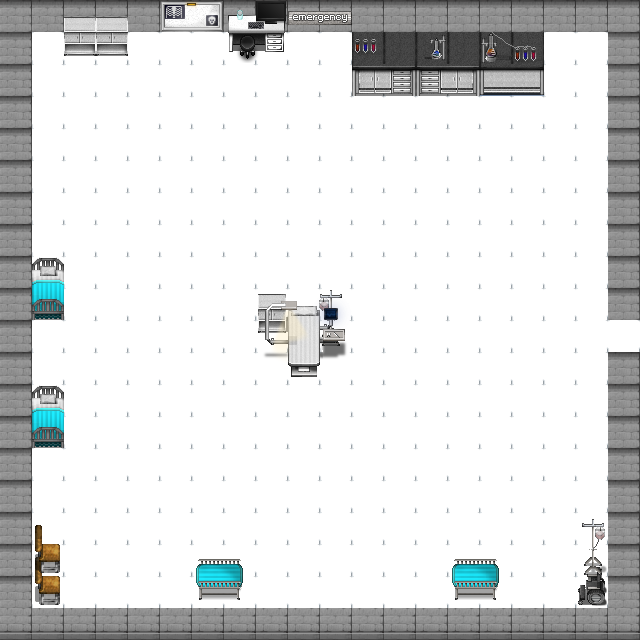

The image is a tile-based game level rendered from a .tmx file. Its description and complete source (layers, tilesets, objects, tile grids) follow:
An orthogonal 20x20 tile map with 32x32 px tiles, 5 tile layers (suelo, paredes, obstaculos, obstaculos 2, ...), 3 tilesets.

<map version="1.2" tiledversion="1.3.3" orientation="orthogonal" renderorder="right-down" width="20" height="20" tilewidth="32" tileheight="32" infinite="0" nextlayerid="6" nextobjectid="1">
 <tileset firstgid="1" source="suelos y paredes.tsx" />
 <tileset firstgid="241" source="paredes.tsx" />
 <tileset firstgid="369" source="shop-and-hospital1.tsx" />
 <layer id="1" name="suelo" width="20" height="20">
  <data encoding="csv">
0,0,0,0,0,0,0,0,0,0,0,0,0,0,0,0,0,0,0,0,
0,88,88,88,88,88,88,88,88,88,88,88,88,88,88,88,88,88,88,0,
0,88,88,88,88,88,88,88,88,88,88,88,88,88,88,88,88,88,88,0,
0,88,88,88,88,88,88,88,88,88,88,88,88,88,88,88,88,88,88,0,
0,88,88,88,88,88,88,88,88,88,88,88,88,88,88,88,88,88,88,0,
0,88,88,88,88,88,88,88,88,88,88,88,88,88,88,88,88,88,88,0,
0,88,88,88,88,88,88,88,88,88,88,88,88,88,88,88,88,88,88,0,
0,88,88,88,88,88,88,88,88,88,88,88,88,88,88,88,88,88,88,0,
0,88,88,88,88,88,88,88,88,88,88,88,88,88,88,88,88,88,88,0,
0,88,88,88,88,88,88,88,88,88,88,88,88,88,88,88,88,88,88,0,
0,88,88,88,88,88,88,88,88,88,88,88,88,88,88,88,88,88,88,88,
0,88,88,88,88,88,88,88,88,88,88,88,88,88,88,88,88,88,88,0,
0,88,88,88,88,88,88,88,88,88,88,88,88,88,88,88,88,88,88,0,
0,88,88,88,88,88,88,88,88,88,88,88,88,88,88,88,88,88,88,0,
0,88,88,88,88,88,88,88,88,88,88,88,88,88,88,88,88,88,88,0,
0,88,88,88,88,88,88,88,88,88,88,88,88,88,88,88,88,88,88,0,
0,88,88,88,88,88,88,88,88,88,88,88,88,88,88,88,88,88,88,0,
0,88,88,88,88,88,88,88,88,88,88,88,88,88,88,88,88,88,88,0,
0,88,88,88,88,88,88,88,88,88,88,88,88,88,88,88,88,88,88,0,
0,0,0,0,0,0,0,0,0,0,0,0,0,0,0,0,0,0,0,0
</data>
 </layer>
 <layer id="2" name="paredes" width="20" height="20">
  <data encoding="csv">
278,278,278,278,278,278,278,278,278,278,278,278,278,278,278,278,278,278,278,278,
278,0,0,0,0,0,0,0,0,0,0,0,0,0,0,0,0,0,0,278,
278,0,0,0,0,0,0,0,0,0,0,0,0,0,0,0,0,0,0,278,
278,0,0,0,0,0,0,0,0,0,0,0,0,0,0,0,0,0,0,278,
278,0,0,0,0,0,0,0,0,0,0,0,0,0,0,0,0,0,0,278,
278,0,0,0,0,0,0,0,0,0,0,0,0,0,0,0,0,0,0,278,
278,0,0,0,0,0,0,0,0,0,0,0,0,0,0,0,0,0,0,278,
278,0,0,0,0,0,0,0,0,0,0,0,0,0,0,0,0,0,0,278,
278,0,0,0,0,0,0,0,0,0,0,0,0,0,0,0,0,0,0,278,
278,0,0,0,0,0,0,0,0,0,0,0,0,0,0,0,0,0,0,278,
278,0,0,0,0,0,0,0,0,0,0,0,0,0,0,0,0,0,0,0,
278,0,0,0,0,0,0,0,0,0,0,0,0,0,0,0,0,0,0,278,
278,0,0,0,0,0,0,0,0,0,0,0,0,0,0,0,0,0,0,278,
278,0,0,0,0,0,0,0,0,0,0,0,0,0,0,0,0,0,0,278,
278,0,0,0,0,0,0,0,0,0,0,0,0,0,0,0,0,0,0,278,
278,0,0,0,0,0,0,0,0,0,0,0,0,0,0,0,0,0,0,278,
278,0,0,0,0,0,0,0,0,0,0,0,0,0,0,0,0,0,0,278,
278,0,0,0,0,0,0,0,0,0,0,0,0,0,0,0,0,0,0,278,
278,0,0,0,0,0,0,0,0,0,0,0,0,0,0,0,0,0,0,278,
294,294,294,294,294,294,294,294,294,294,294,294,294,294,294,294,294,294,294,294
</data>
 </layer>
 <layer id="3" name="obstaculos" width="20" height="20">
  <data encoding="csv">
0,0,0,0,0,499,500,469,470,0,0,0,0,0,0,0,0,0,0,0,
0,0,0,0,0,0,0,485,486,0,0,0,0,0,0,0,0,0,0,0,
0,0,0,0,0,0,0,0,0,0,0,0,0,0,0,0,0,0,0,0,
0,0,0,0,0,0,0,0,0,0,0,0,0,0,0,0,0,0,0,0,
0,0,0,0,0,0,0,0,0,0,0,0,0,0,0,0,0,0,0,0,
0,0,0,0,0,0,0,0,0,0,0,0,0,0,0,0,0,0,0,0,
0,0,0,0,0,0,0,0,0,0,0,0,0,0,0,0,0,0,0,0,
0,0,0,0,0,0,0,0,0,0,0,0,0,0,0,0,0,0,0,0,
0,370,0,0,0,0,0,0,0,0,0,0,0,0,0,0,0,0,0,0,
0,386,0,0,0,0,0,0,0,0,0,0,0,0,0,0,0,0,0,0,
0,0,0,0,0,0,0,0,0,0,0,0,0,0,0,0,0,0,0,0,
0,0,0,0,0,0,0,0,0,0,0,0,0,0,0,0,0,0,0,0,
0,370,0,0,0,0,0,0,0,0,0,0,0,0,0,0,0,0,0,0,
0,386,0,0,0,0,0,0,0,0,0,0,0,0,0,0,0,0,0,0,
0,0,0,0,0,0,0,0,0,0,0,0,0,0,0,0,0,0,0,0,
0,0,0,0,0,0,0,0,0,0,0,0,0,0,0,0,0,0,0,0,
0,0,0,0,0,0,0,0,0,0,0,0,0,0,0,0,0,0,0,0,
0,509,0,0,0,0,372,373,0,0,0,0,0,0,372,373,0,0,418,0,
0,525,0,0,0,0,388,389,0,0,0,0,0,0,388,389,0,0,434,0,
0,0,0,0,0,0,0,0,0,0,0,0,0,0,0,0,0,0,0,0
</data>
 </layer>
 <layer id="4" name="obstaculos 2" width="20" height="20">
  <data encoding="csv">
0,0,468,468,0,0,0,0,0,402,403,0,0,0,0,0,0,0,0,0,
0,0,484,484,0,0,0,0,0,0,0,425,425,425,425,425,425,0,0,0,
0,0,0,0,0,0,0,0,0,0,0,393,394,395,396,397,398,0,0,0,
0,0,0,0,0,0,0,0,0,0,0,0,0,0,0,0,0,0,0,0,
0,0,0,0,0,0,0,0,0,0,0,0,0,0,0,0,0,0,0,0,
0,0,0,0,0,0,0,0,0,0,0,0,0,0,0,0,0,0,0,0,
0,0,0,0,0,0,0,0,0,0,0,0,0,0,0,0,0,0,0,0,
0,0,0,0,0,0,0,0,0,0,0,0,0,0,0,0,0,0,0,0,
0,0,0,0,0,0,0,0,0,0,0,0,0,0,0,0,0,0,0,0,
0,0,0,0,0,0,0,0,449,450,451,0,0,0,0,0,0,0,0,0,
0,0,0,0,0,0,0,0,465,466,467,0,0,0,0,0,0,0,0,0,
0,0,0,0,0,0,0,0,481,482,483,0,0,0,0,0,0,0,0,0,
0,0,0,0,0,0,0,0,0,0,0,0,0,0,0,0,0,0,0,0,
0,0,0,0,0,0,0,0,0,0,0,0,0,0,0,0,0,0,0,0,
0,0,0,0,0,0,0,0,0,0,0,0,0,0,0,0,0,0,0,0,
0,0,0,0,0,0,0,0,0,0,0,0,0,0,0,0,0,0,0,0,
0,509,0,0,0,0,0,0,0,0,0,0,0,0,0,0,0,0,2147484022,0,
0,525,0,0,0,0,0,0,0,0,0,0,0,0,0,0,0,0,2147484038,0,
0,0,0,0,0,0,0,0,0,0,0,0,0,0,0,0,0,0,0,0,
0,0,0,0,0,0,0,0,0,0,0,0,0,0,0,0,0,0,0,0
</data>
 </layer>
 <layer id="5" name="botes" width="20" height="20">
  <data encoding="csv">
0,0,0,0,0,0,0,496,0,0,0,0,0,0,0,0,0,0,0,0,
0,0,0,0,0,0,0,0,0,0,0,442,0,384,0,399,400,0,0,0,
0,0,0,0,0,0,0,0,0,0,0,0,0,0,0,0,0,0,0,0,
0,0,0,0,0,0,0,0,0,0,0,0,0,0,0,0,0,0,0,0,
0,0,0,0,0,0,0,0,0,0,0,0,0,0,0,0,0,0,0,0,
0,0,0,0,0,0,0,0,0,0,0,0,0,0,0,0,0,0,0,0,
0,0,0,0,0,0,0,0,0,0,0,0,0,0,0,0,0,0,0,0,
0,0,0,0,0,0,0,0,0,0,0,0,0,0,0,0,0,0,0,0,
0,0,0,0,0,0,0,0,0,0,0,0,0,0,0,0,0,0,0,0,
0,0,0,0,0,0,0,0,0,0,0,0,0,0,0,0,0,0,0,0,
0,0,0,0,0,0,0,0,0,0,0,0,0,0,0,0,0,0,0,0,
0,0,0,0,0,0,0,0,0,0,0,0,0,0,0,0,0,0,0,0,
0,0,0,0,0,0,0,0,0,0,0,0,0,0,0,0,0,0,0,0,
0,0,0,0,0,0,0,0,0,0,0,0,0,0,0,0,0,0,0,0,
0,0,0,0,0,0,0,0,0,0,0,0,0,0,0,0,0,0,0,0,
0,0,0,0,0,0,0,0,0,0,0,0,0,0,0,0,0,0,0,0,
0,0,0,0,0,0,0,0,0,0,0,0,0,0,0,0,0,0,0,0,
0,0,0,0,0,0,0,0,0,0,0,0,0,0,0,0,0,0,0,0,
0,0,0,0,0,0,0,0,0,0,0,0,0,0,0,0,0,0,0,0,
0,0,0,0,0,0,0,0,0,0,0,0,0,0,0,0,0,0,0,0
</data>
 </layer>
</map>
